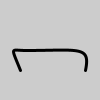
Frame 1 (no input)
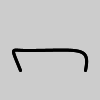
Frame 2 (the mouse pressed at the canvas centre, redrawn once)

The Processing sketch that drew these frames (run headless with seeded random() and noise(); the mouse was pressed at the canvas centre and the sketch redrawn once):

// Processing sketch: Exercise_22_1_
// ── Exercise_22_1_.pde
//Min Lee 3331328 
//Exercise 22.1

float c = 25.0;

void setup(){
  size(100,100);
  smooth();
  noLoop();
}

void draw(){
  arch(c);
}


void arch(float curvature){
  float y = 70;
  strokeWeight(3);
  noFill();
  beginShape();
  vertex(20,y);
  bezierVertex(10,y-curvature,10,50,25,50);
  bezierVertex(80,50,90,y-curvature,85,y);
  endShape();
}
